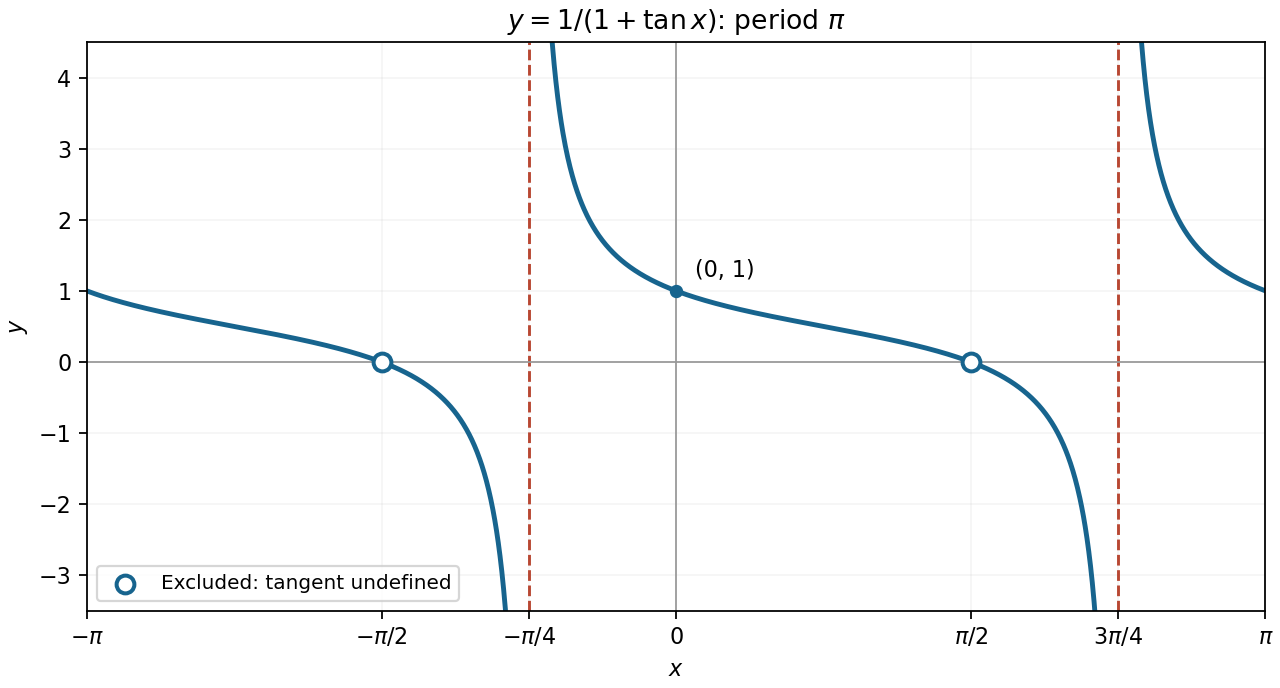

Recreate this plot in Python.
"""Original exam-solution illustration; write the PNG basename to the cwd.

Tested with Python 3.14.4, NumPy 2.3.5 and Matplotlib 3.10.7.
"""
from pathlib import Path
import matplotlib
matplotlib.use("Agg")
import matplotlib.pyplot as plt
import numpy as np


def main():
    fig,ax=plt.subplots(figsize=(8,4.3),layout="constrained",facecolor="white")
    poles=[-np.pi/4,3*np.pi/4]
    edges=[-np.pi,*poles,np.pi]
    for left,right in zip(edges,edges[1:]):
        x=np.linspace(left+.003,right-.003,1000)
        ax.plot(x,np.cos(x)/(np.cos(x)+np.sin(x)),color="#17648e",lw=2.2)
    for pole in poles:ax.axvline(pole,color="#b84732",ls="--",lw=1.3)
    ax.axhline(0,color=".6",lw=.8);ax.axvline(0,color=".6",lw=.8)
    ax.scatter([-np.pi/2,np.pi/2],[0,0],s=64,facecolor="white",edgecolor="#17648e",lw=1.8,zorder=6,label="Excluded: tangent undefined")
    ax.scatter([0],[1],s=25,color="#17648e",zorder=5);ax.text(.1,1.2,"(0, 1)",fontsize=10)
    ax.set(xlim=(-np.pi,np.pi),ylim=(-3.5,4.5),xlabel="$x$",ylabel="$y$",title=r"$y=1/(1+\tan x)$: period $\pi$")
    ax.set_xticks([-np.pi,-np.pi/2,-np.pi/4,0,np.pi/2,3*np.pi/4,np.pi],[r"$-\pi$",r"$-\pi/2$",r"$-\pi/4$","0",r"$\pi/2$",r"$3\pi/4$",r"$\pi$"])
    ax.grid(alpha=.12);ax.legend(loc="lower left",fontsize=9)
    fig.savefig(Path("paper-1-tangent-quotient.png"),dpi=160,facecolor="white");plt.close(fig)


if __name__ == "__main__":
    main()
